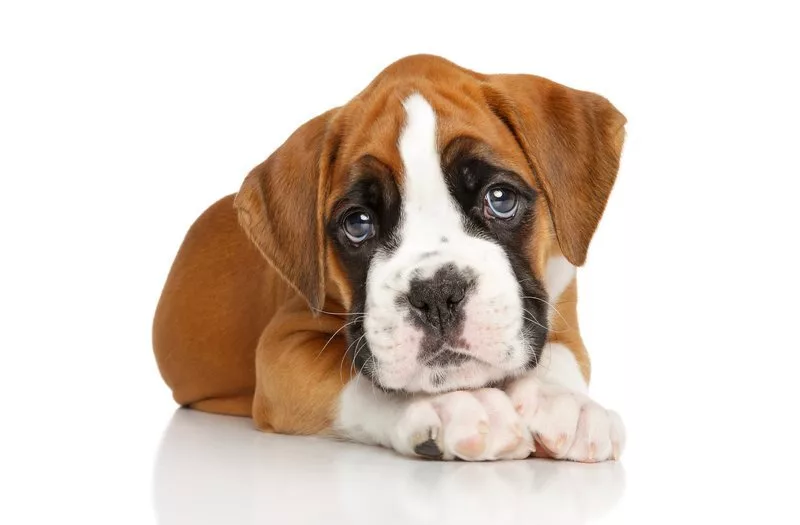
#> input picture lab2/images/dog.jpg, 800 x 525 px, found by its file name
$ python main.py
#> lines starting #> are read from the running program, lines starting #| are printed output that depends on the picture
#> further down, image is the input picture: shape (525, 800, 3); mean B, G, R 197.8, 207.9, 220.9
import numpy as np
import cv2
import time
from datetime import datetime
start_timer = datetime.now()
np.set_printoptions(threshold = np.inf)

def bw_method(image):
    height, width, _ = image.shape
#> height = 525; width = 800
    image1 = np.zeros((height, width), dtype=np.uint8)

    for y in range(height):
        for x in range(width):
            r, g, b = image[y, x]
            gray_value = int(0.36 * r + 0.53 * g + 0.11 * b)
            image1[y, x] = gray_value
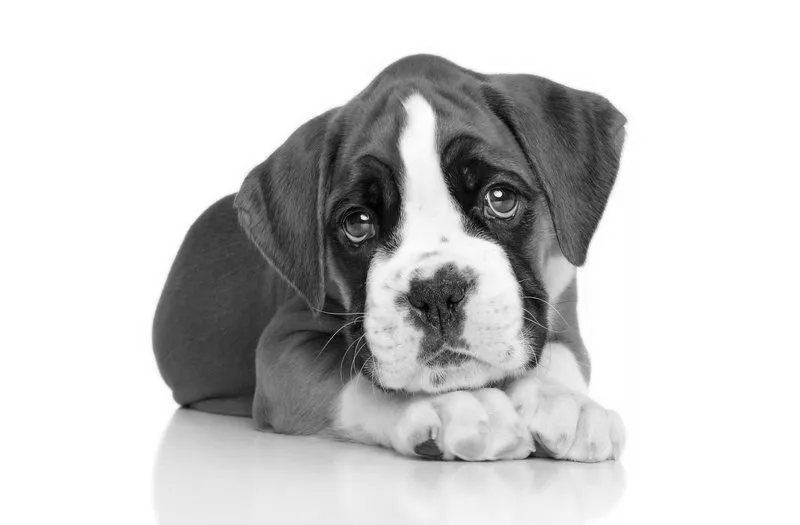
#> image1: shape (525, 800); min 0, max 255, mean 205.4

    return image1

# [34 lines left out: functions filter_image, scalling, shift_kernel_down, shift_image, not called in this run]

def invert_cv(img, img_name):
#> called with img_name = 'dog'
    inverted_image = cv2.bitwise_not(img)
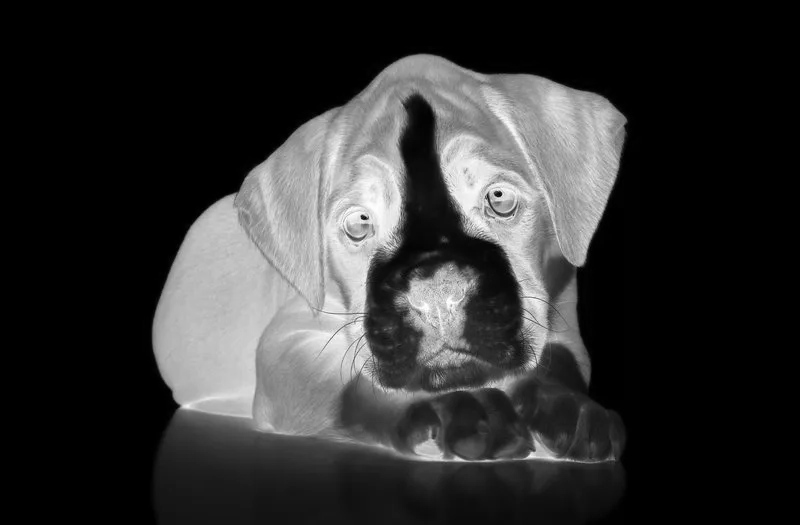
#> inverted_image: shape (525, 800); min 0, max 255, mean 49.6
    cv2.imwrite(f'./lab2/output/cv_{img_name}_inverted.jpg', inverted_image)

# [11 lines left out: function parse_image_with_kernels, not called in this run]

def gaussian_kernel(size, sigma):
    kernel = np.fromfunction(
        lambda x, y: (1/(2*np.pi*sigma**2)) * np.exp(-((x - (size-1)/2)**2 + (y - (size-1)/2)**2) / (2*sigma**2)),
        (size, size), dtype=np.float32
    )
    return kernel / np.sum(kernel)

image = cv2.imread("lab2/images/dog.jpg")
gray_image = bw_method(image)

kernels = [
    np.array([
        [0, 0, 0],
        [0, -1, 0],
        [0, 0, 0]
    ], dtype=np.float32),

    gaussian_kernel(11, 1),

    (1/7) * np.array([
        [0, 0, 0, 0, 0, 0, 1],
        [0, 0, 0, 0, 0, 1, 0],
        [0, 0, 0, 0, 1, 0, 0],
        [0, 0, 0, 1, 0, 0, 0],
        [0, 0, 1, 0, 0, 0, 0],
        [0, 1, 0, 0, 0, 0, 0],
        [1, 0, 0, 0, 0, 0, 0],
    ], dtype=np.float32),

    np.array([
        [0, -1, 0],
        [-1, 5, -1],
        [0, -1, 0]
    ], dtype=np.float32),

    np.array([
        [-2, -1, 0],
        [-1, 0, 1],
        [0, 1, 2]
    ], dtype=np.float32),

    np.array([
        [-1, -1, -1],
        [-1, 8, -1],
        [-1, -1, -1]
    ], dtype=np.float32),

    np.array([
        [-2, -1, 0],
        [-1, 1, 1],
        [0, 1, 2]
    ], dtype=np.float32)
]
# parse_image_with_kernels(gray_image,kernels)
# parse_image_with_kernels(gray_image,kernels,True)
# shift_image(gray_image)
invert_cv(gray_image,"dog")
end = datetime.now() - start_timer
print(str(end) + " seconds spent")
